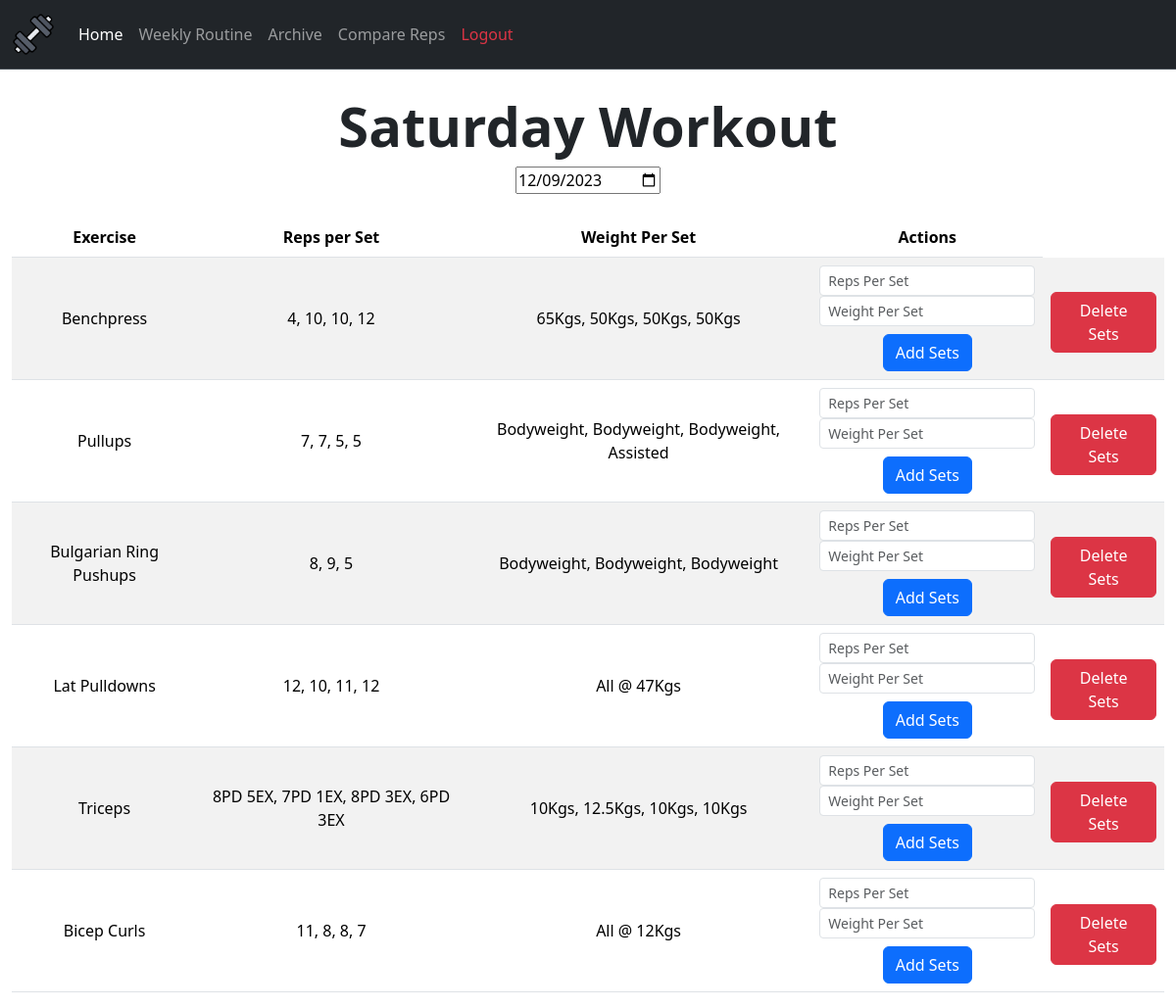
Screenshot of /workout/1 (signed in) with the database file from the repository.
### webapp/tables.py (models this page shows)
class Workout(db.Model):
    id = db.Column(db.Integer, primary_key = True)
    date = db.Column(db.String(10), default = func.current_date())
    day = db.Column(db.String(12), nullable = False)
    week = db.Column(db.String(150))
    user_id = db.Column(db.Integer, db.ForeignKey('user.id'))
    workout_number = db.Column(db.Integer, nullable=False, unique=False)

class Exercise(db.Model):
    id = db.Column(db.Integer, primary_key = True)
    name = db.Column(db.String(150), nullable = False,)
    sets = db.Column(db.String(150))
    weight = db.Column(db.String(150))
    workout_id = db.Column(db.Integer, db.ForeignKey('workout.id'))

### webapp/routes.py (the view)
@routes.route("/workout/<int:id>")
@login_required
def workout(id):
    workout_id = id
    user = db.session.query(Workout.user_id).filter_by(id = workout_id).scalar()
    if user is None:
        return redirect(url_for("routes.error"))
    elif user != current_user.id:
        return redirect(url_for("routes.error"))
    workout = db.session.query(Workout).filter_by(id = workout_id).scalar()
    exercises = db.session.query(Routine.exercise).filter_by(day = workout.day, user_id = current_user.id).all()
    exercises = [exercise[0] for exercise in exercises]
    for exercise in exercises:
        if db.session.query(Exercise).filter_by(name = exercise, workout_id = workout_id).scalar() is None:
            new_exercise = Exercise(name = exercise, workout_id = workout_id)
            db.session.add(new_exercise)
    db.session.commit()
    exercises = db.session.query(Exercise).filter_by(workout_id = workout_id).all()
    return render_template("workout.html", workout = workout, exercises = exercises, user = user, workoutId = workout_id)

### webapp/templates/workout.html (shortened to what this page needs)
{% extends "layout.html" %}
{% block main%}
<br />
<div style="text-align: center;">
<h1 class="display-4 text-center fw-bold">{{ workout.day }} Workout</h1>
<input name="date" id="date" type="date" value="{{ workout.date }}" onchange="updateDate({{ workout.id }})">
</div>
<br>
<div class="fs-6">
  <div class="container-fluid text-sm-center">
    <table class="table table-striped table-hover">
      <thead>
        <tr>
          <th scope="col">Exercise</th>
          <th scope="col">Reps per Set</th>
          <th scope="col">Weight Per Set</th>
          <th scope="col">Actions</th>
        </tr>
      </thead>
      {% for exercise in exercises %}
      <tr class="align-middle">
        <td class="text-center">{{ exercise.name }}</td>
        <td class="text-center">{{ exercise.sets }}</td>
        <td class="text-center">{{ exercise.weight }}</td>
        <td class="text-center">
          <form class="form" action="/addsets" method="post" autocomplete="off">
            <input class="form-control form-control-sm mx-auto w-auto" id="sets" name="sets" type="text" placeholder="Reps Per Set" />
            <input class="form-control form-control-sm mx-auto w-auto" id="weight" name="weight" type="text" placeholder="Weight Per Set" />
            <button class="btn btn-primary mx-auto mt-2" id="set-submit" type="submit">Add Sets</button>
          </form>
        </td>
        <td class="text-center">
          <form class="form mt-2" action="/deletesets" method="post" onsubmit="return confirmDeleteSets()">
            <button class="btn btn-danger mx-auto" id="set-delete" type="submit">Delete Sets</button>
          </form>
        </td>
      </tr>
      {% endfor %}
    </table>
  </div>
</div>
{% endblock %}

### rows the page displays
Workout: day "Saturday", date "12/09/2023"
Exercise: name "Benchpress", sets "4, 10, 10, 12", weight "65Kgs, 50Kgs, 50Kgs, 50Kgs"
Exercise: name "Pullups", sets "7, 7, 5, 5", weight "Bodyweight, Bodyweight, Bodyweight, Assisted"
Exercise: name "Bulgarian Ring Pushups", sets "8, 9, 5", weight "Bodyweight, Bodyweight, Bodyweight"
Exercise: name "Lat Pulldowns", sets "12, 10, 11, 12", weight "All @ 47Kgs"
Exercise: name "Triceps", sets "8PD 5EX, 7PD 1EX, 8PD 3EX, 6PD 3EX", weight "10Kgs, 12.5Kgs, 10Kgs, 10Kgs"
Exercise: name "Bicep Curls", sets "11, 8, 8, 7", weight "All @ 12Kgs"
